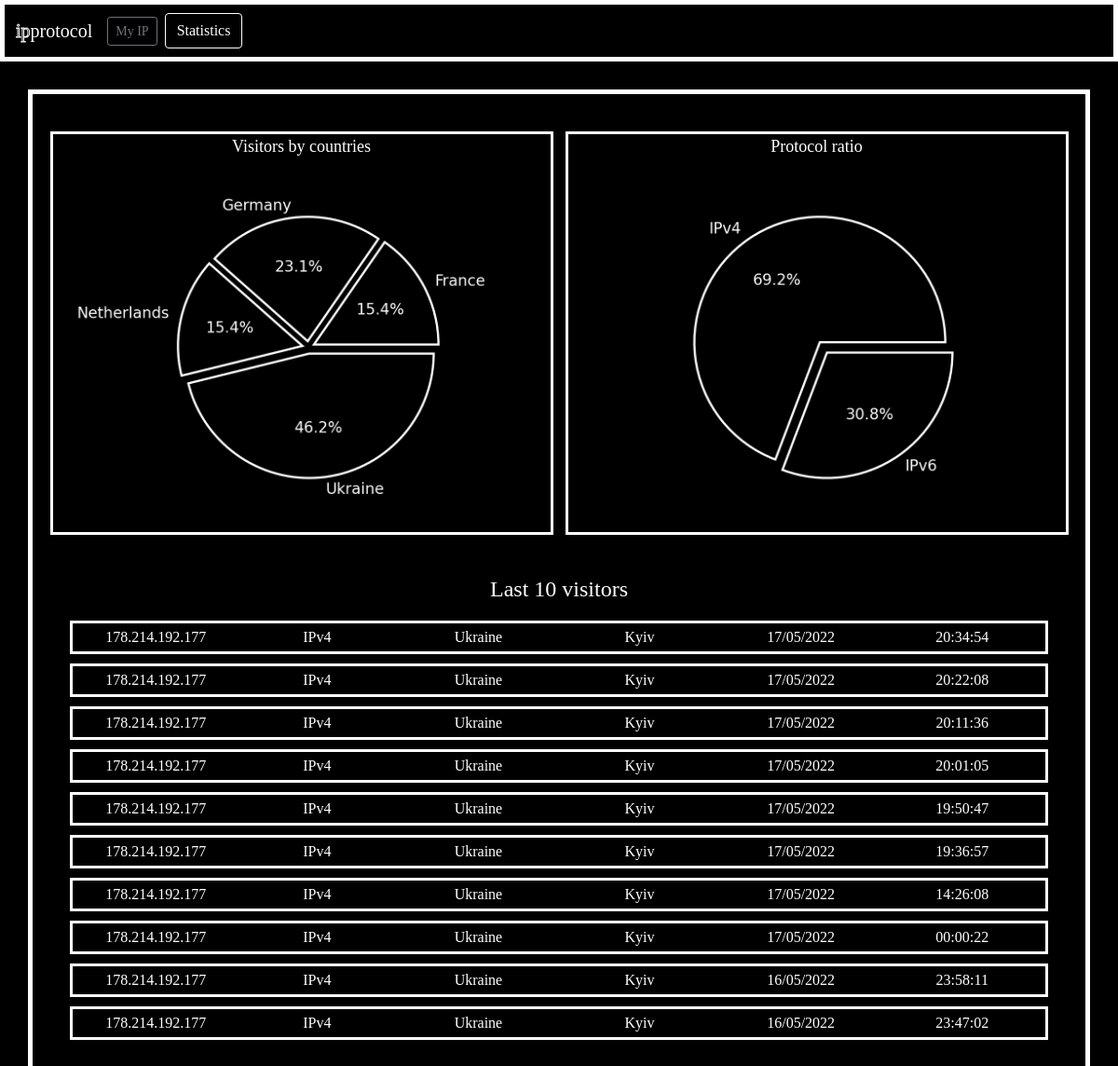
The app's page /statistics with its own data.
### reguser/models.py (models this page shows)
class visitors(models.Model):
    ipField = models.CharField('IP', max_length=45)
    protocolField = models.CharField('protocol', max_length=4)
    countryField = models.CharField('country', max_length=50)
    cityField = models.CharField('city', max_length=50)
    providerField = models.TextField('provider')
    date = models.CharField('date', max_length=20)
    time = models.CharField('time', max_length=50)
    cookie = models.CharField('cookie', max_length=32)
    def __str__(self):
        return self.ipField
    class Meta:
        verbose_name = 'visitors'
        verbose_name_plural = 'visitors'

### reguser/views.py (the view)
# urls.py: path('statistics', views.statistics, name = 'statistics')
def statistics(request):
    visitors_output= visitors.objects.order_by('-id')[:10]
    vis_countries = visitors.objects.values_list('countryField', flat=True)
    vis_protocols = visitors.objects.values_list('protocolField', flat=True)
    arr_countries = ['Ukraine','Netherlands','Ukraine','Ukraine','Germany','Ukraine','Germany','Netherlands','Ukraine','France','Germany','Ukraine','France']
    arr_protocols = ['IPv4','IPv4','IPv6','IPv4','IPv4','IPv6','IPv4','IPv6','IPv4','IPv6','IPv4','IPv4','IPv4']
    values_countries, counts_countries =  np.unique(arr_countries, return_counts=True)
    values_protocols, counts_protocols =  np.unique(arr_protocols, return_counts=True)
    explode = []
    colors = []
    for i in values_countries:
        explode.append(0.05)
        colors.append('black')
    fe = font_manager.FontEntry(
        fname='reguser/static/reguser/BigBlue.ttf',
        name='BigBlue')
    font_manager.fontManager.ttflist.insert(0, fe)
    plt.rcParams['font.family'] = fe.name
    plt.rcParams['text.color'] = 'w'
    plt.rcParams['font.size'] = 14
    plt.clf()
    plt.pie(counts_countries,labels=values_countries,colors=colors,explode=explode,autopct='%1.1f%%',
    wedgeprops = {"edgecolor" : "white", 'linewidth': 2, 'antialiased': True})
    plt.axis('equal')
    plt.savefig('reguser/static/reguser/countries.png', dpi=171, transparent=True)
    plt.clf()
    plt.pie(counts_protocols,labels=values_protocols,colors=('black','black'),explode=(0.05,0.05),autopct='%1.1f%%',
    wedgeprops = {"edgecolor" : "white", 'linewidth': 2, 'antialiased': True})
    plt.axis('equal')
    plt.savefig('reguser/static/reguser/protocols.png', dpi=171, transparent=True)
    return render(request, 'reguser/statistics.html', {'visitors_output': visitors_output})

### reguser/templates/reguser/statistics.html (shortened to what this page needs)
<!DOCTYPE html>
<html lang="en">
<head>
    {% load static %}
    <link rel="stylesheet" href="https://cdn.jsdelivr.net/npm/bootstrap@5.1.3/dist/css/bootstrap.min.css">
    <link rel="stylesheet" href="{% static 'reguser/css_index.css' %}">
</head>
<body>
    <nav class="navbar navbar-dark"style='border:5px solid white; background-color: black;'>
        <form class="container-fluid justify-content-start">
             <a class="navbar-brand" onselectstart="return false" unselectable="on"><span unselectable="on" style="color:rgb(0, 0, 0); -webkit-text-stroke: 1px white">ip</span>protocol</a>
             <a href="{% url 'index' %}" role="button" class="btn btn-sm btn-outline-secondary me-2">My IP</a>
             <button type="button" class="btn btn-outline-dark" style="color:white; border-color:white;">Statistics</button>
         </form>
     </nav>
    <div class="container" style="border:5px solid white; max-width:95%; margin-top: 30px;">
        <div class="d-flex flex-wrap mx-auto" style="margin-top: 30px; align-content: center;">
            <div class="mx-auto" style="border:3px solid white; padding: 0; margin-top: 0; margin:10px; max-width:45vmax; max-height: 55vmin;  vertical-align:middle; text-align:center">
                <p style="margin:0; color:white; font-size: 1.5vmax;">Visitors by countries</p>
                <img src="../static/reguser/countries.png" style="max-width:100%; max-height:100%;">
            </div>
            <div class ='mx-auto'style="border:3px solid white; padding: 0; margin:10px; max-width:45vmax; max-height: 55vmin;  vertical-align:middle; text-align:center">
                <p style="margin:0; color:white; font-size: 1.5vmax;">Protocol ratio</p>
                <img src="../static/reguser/protocols.png" style="max-width:100%; max-height:100%;">
            </div>
        </div>
    <div class="container mx-auto" style="max-width:95%; margin-top: 30px; margin-bottom: 30px;">
        <p class ="mx-auto"style="text-align:center; color:white; font-size: 2vmax;">Last 10 visitors</p>
        {% for record in visitors_output %}
            <div class="row"style="border:3px solid white; margin-bottom:10px; padding:3px; ">
                <div class="col" style="color: white; background-color: black; padding: 0; margin:0; text-align: center;">{{ record }}</div>
                <div class="col" style="color: white; background-color: black; padding: 0; margin:0; text-align: center;">{{ record.protocolField }}</div>
                <div class="col" style="color: white; background-color: black; padding: 0; margin:0; text-align: center;">{{ record.countryField }}</div>
                <div class="col" style="color: white; background-color: black; padding: 0; margin:0; text-align: center;">{{ record.cityField }}</div>
                <div class="col" style="color: white; background-color: black; padding: 0; margin:0; text-align: center;">{{ record.date }}</div>
                <div class="col" style="color: white; background-color: black; padding: 0; margin:0; text-align: center;">{{ record.time }}</div>
            </div>
        {% endfor %}
    </div>
    </div>
</body>
</html>

### reguser/static/reguser/css_index.css (style rules this page uses)
* { margin: 0%; padding: 0%; font-family: custom_font; }
body { background-color: black; padding: 0; margin: 0; }
html, body, #map { height: 100%; width: 100%; }

### records on screen
visitors: ipField "178.214.192.177", protocolField "IPv4", countryField "Ukraine", cityField "Kyiv", date "17/05/2022", time "20:34:54"
visitors: ipField "178.214.192.177", protocolField "IPv4", countryField "Ukraine", cityField "Kyiv", date "17/05/2022", time "20:22:08"
visitors: ipField "178.214.192.177", protocolField "IPv4", countryField "Ukraine", cityField "Kyiv", date "17/05/2022", time "20:11:36"
visitors: ipField "178.214.192.177", protocolField "IPv4", countryField "Ukraine", cityField "Kyiv", date "17/05/2022", time "20:01:05"
visitors: ipField "178.214.192.177", protocolField "IPv4", countryField "Ukraine", cityField "Kyiv", date "17/05/2022", time "19:50:47"
visitors: ipField "178.214.192.177", protocolField "IPv4", countryField "Ukraine", cityField "Kyiv", date "17/05/2022", time "19:36:57"
visitors: ipField "178.214.192.177", protocolField "IPv4", countryField "Ukraine", cityField "Kyiv", date "17/05/2022", time "14:26:08"
visitors: ipField "178.214.192.177", protocolField "IPv4", countryField "Ukraine", cityField "Kyiv", date "17/05/2022", time "00:00:22"
visitors: ipField "178.214.192.177", protocolField "IPv4", countryField "Ukraine", cityField "Kyiv", date "16/05/2022", time "23:58:11"
visitors: ipField "178.214.192.177", protocolField "IPv4", countryField "Ukraine", cityField "Kyiv", date "16/05/2022", time "23:47:02"
